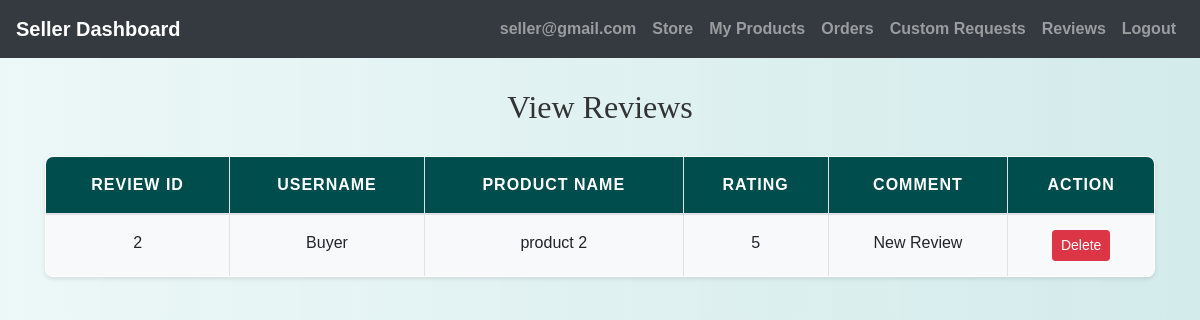
The page /seller/view_reviews.php (signed in) on the database its author committed.
### tables this page shows
CREATE TABLE `reviews` (
  `ReviewID` int(11) NOT NULL,
  `OrderID` int(11) NOT NULL,
  `UserID` int(11) NOT NULL,
  `Comment` text NOT NULL,
  `Rating` int(11) NOT NULL,
  `Image` varchar(255) DEFAULT NULL
);

CREATE TABLE `users` (
  `id` int(11) NOT NULL,
  `username` varchar(50) NOT NULL,
  `password` varchar(255) NOT NULL,
  `usertype` enum('buyer','seller') NOT NULL,
  `email` varchar(100) NOT NULL,
  `phone` varchar(20) NOT NULL,
  `status` varchar(10) DEFAULT 'pending'
);

CREATE TABLE `products` (
  `ProductID` int(11) NOT NULL,
  `ProductName` varchar(255) NOT NULL,
  `Description` text NOT NULL,
  `Price` decimal(10,2) NOT NULL,
  `StockQuantity` int(11) NOT NULL,
  `CategoryID` int(11) DEFAULT NULL,
  `SellerID` int(11) DEFAULT NULL,
  `ImageURL` varchar(255) DEFAULT NULL,
  `Timestamp` timestamp NOT NULL DEFAULT current_timestamp(),
  `status` enum('pending','approved','rejected') DEFAULT 'approved'
);

### seller/view_reviews.php (the view, shortened to what this page needs)
<?php
include 'config.php';
$seller_id = $_SESSION['id'];
$sql_select = "SELECT r.*, p.ProductName, u.Username, oi.ProductID, oi.Quantity, o.OrderID
               FROM reviews r
               INNER JOIN order_items oi ON r.OrderID = oi.OrderID
               INNER JOIN orders o ON oi.OrderID = o.OrderID
               INNER JOIN products p ON oi.ProductID = p.ProductID
               INNER JOIN users u ON r.UserID = u.id
               WHERE p.SellerID = $seller_id";
$result = mysqli_query($conn, $sql_select);
?>
<!DOCTYPE html>
<html>
<head>
    <link rel="stylesheet" href="https://stackpath.bootstrapcdn.com/bootstrap/4.5.0/css/bootstrap.min.css">
    <link rel="stylesheet" href="./css/style.css">
</head>
<body>
    <?php include 'seller_navbar.php'; ?>
    <div class="container mt-4">
        <h2>View Reviews</h2>
        <table class="table table-bordered">
            <thead>
                <tr>
                    <th>Review ID</th>
                    <th>Username</th>
                    <th>Product Name</th>
                    <th>Rating</th>
                    <th>Comment</th>
                    <th>Action</th>
                </tr>
            </thead>
            <tbody>
                <?php while ($row = mysqli_fetch_assoc($result)) : ?>
                    <tr>
                        <td><?php echo $row['ReviewID']; ?></td>
                        <td><?php echo $row['Username']; ?></td>
                        <td><?php echo $row['ProductName']; ?></td>
                        <td><?php echo $row['Rating']; ?></td>
                        <td><?php echo $row['Comment']; ?></td>
                        <td>
                            <a href="?delete=<?php echo $row['ReviewID']; ?>"
                               class="btn btn-danger btn-sm"
                               onclick="return confirm('Are you sure you want to delete this review?');">
                               Delete
                            </a>
                        </td>
                    </tr>
                <?php endwhile; ?>
            </tbody>
        </table>
    </div>
</body>
</html>

### seller/css/style.css (style rules this page uses)
body { background: linear-gradient(90deg, rgba(233, 246, 246, 0.831), rgba(207, 233, 233, 0.9)); font-family: 'Arial', sans-serif; color: #333; line-height: 1.6; }
h1, h2, h3, h4 { text-align: center; margin-top: 30px; margin-bottom: 30px; font-family: 'Georgia', serif; }
.container { margin-bottom: 40px; }
.table { width: 100%; border-collapse: collapse; margin-top: 20px; font-size: 16px; background-color: #ffffff; border-radius: 8px; overflow: hidden; box-shadow: 0 2px 4px rgba(0, 0, 0, 0.1); }
.table th, .table td { padding: 15px; border: 1px solid #dee2e6; text-align: center; }
.table thead th { background-color: #004d4d; color: white; font-weight: bold; text-transform: uppercase; letter-spacing: 1px; }
.table tbody tr:nth-child(odd) { background-color: #f8f9fa; }
a { color: #006666; text-decoration: none; font-weight: bold; }

### rows shown on the page
reviews: ReviewID "2", UserID.username "Buyer", products.ProductName "product 2", Rating "5", Comment "New Review"

### other values the page prints
$_SESSION["email"] "seller@gmail.com"
